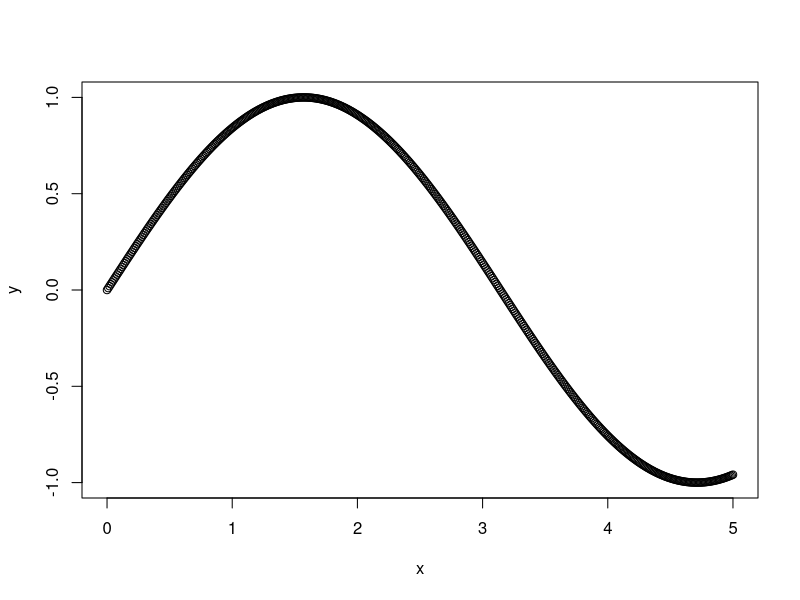
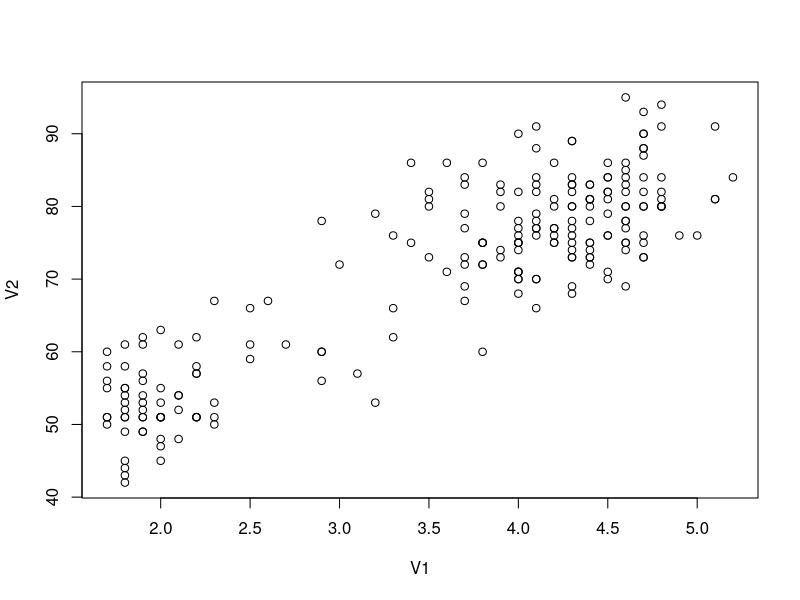
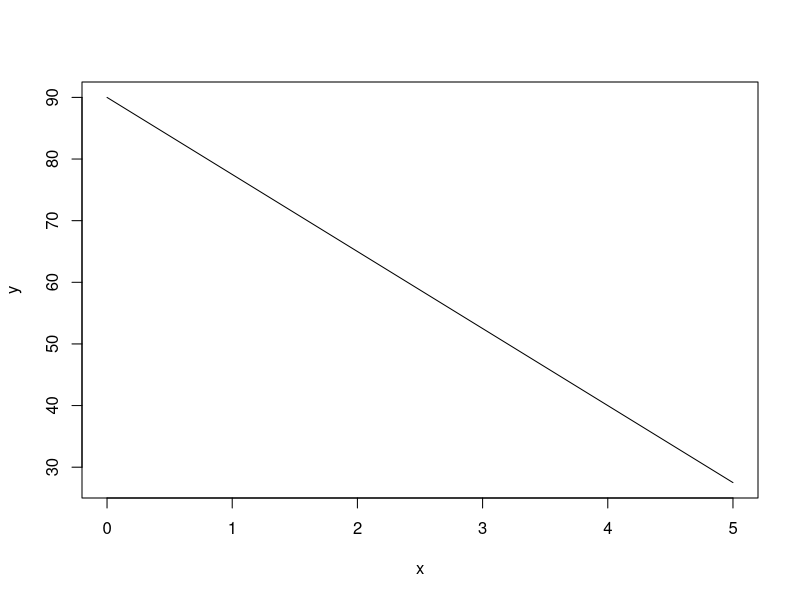

These figures' R source, in order:
## ---- chunk 1
index <- function(vec){
  new_vec = 1:length(vec)
  return(new_vec)
}
## ---- chunk 2
n = c(2,4,5,1,2)
new = index(n); new
## ---- chunk 3
x <- c(2,5,120,5,8,11)
print("Vector a realizar cambios: ")
x
x <- c(x[1:4],7,x[5:length(x)])
x <- c(x[1:length(x)], 3)
x[3] <- 12; 
print("Vector final:")
x
## ---- chunk 4
x = seq(from=0, to=5, by=0.01)
y = sin(x)
plot(x,y)
## ---- chunk 5
x <- c(rep(0.5, 4), rep(1.5, 4), rep(3, 4)); x
## ---- chunk 6
x <- c(1,3,5,7,9)
y <- c(2,3,5,7,11,13)

x+1; #A cada elemento de x le suma 1.
y*2; #A cada elemento de y lo multiplica por 2.
z <- c(length(x), length(y)); #Crea un vector con las longitudes de x, y.
x+y; #No se ejecuta: x, y tienen longitudes distintas.
sum(x>5); #Retorna la cantidad de elementos del vector x que cumplan la condición de ser mayores a 5.
sum(x[x>5]); #Suma los elementos del vector x que cumplan la condición de ser mayores a 5.
sum(x[x>5 | x>3]); #Suma  los elementos del vector x que cumplan la condición de ser mayores a 5 o mayores a 3.
y[y>7]; #Retorna los elementos del vector y que cumplan la condición de ser mayores a 7.
## ---- chunk 7
media <- function(vec){
  #Función que retorna la media de un vector dado.
  return(sum(vec)/length(vec))
}

#Ejemplo

x = c(1,2,3)
med = media(x); med 
## ---- chunk 8
var <- function(vec){
  #Función que retorna la varianza de un vector dado.
  vec_2 = vec**2;
  med_2 = media(vec_2);
  med_1 = media(vec)**2;
  return(med_2 - med_1)
}

#Ejemplo

x = c(1,2,3)
vars = var(x); vars
## ---- chunk 9
months = seq(1:12)
values = c(23,33,25,45,10,28,39,27,15,38,34,29)

total = sum(values); total
min = range(values)[1]; min
max = range(values)[2]; max
m_average = c(values[values>mean(values)]); m_average
## ---- chunk 10
datos = read.table('geyser.txt', sep=";", dec = ","); datos
max = range(datos$V1)[2]
min = range(datos$V1)[1]
x = seq(from= 0, to = 5, by = 0.01)
y = (-25/2 * x) + 90 
plot(datos)
plot(x,y, type = "l")
grupo <- c(rep(0,222));

for(i in 1:222){
  if(-25/2 * datos$V1[i] + 90 < datos$V2[i]){
    grupo[i] = 2
  }
  else{
    grupo[i] = 1
  }
}
datos <- cbind(datos, grupo); datos


